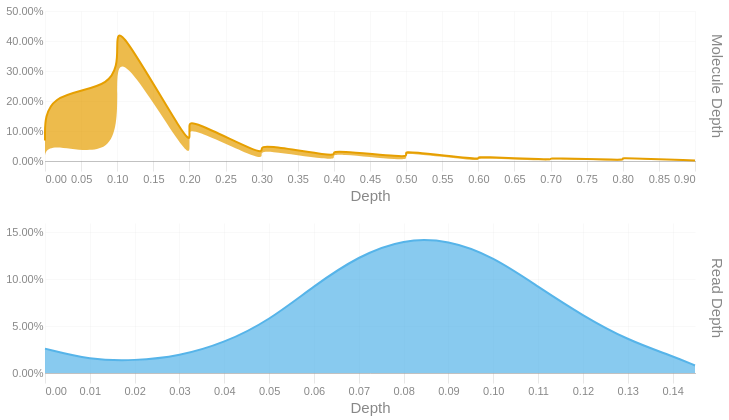

Notebook code cell kept with this figure:
### Code cell
readdep = depth_hist(tb['Read Depth'], q99, 3)
readdep = readdep.with_columns(pl.lit('Read Depth').alias('Metric'))
if not SKIPLR:
    moldep = depth_hist(tb['Molecule Depth'], mol_q99, 1)
    moldep = moldep.with_columns(pl.lit('Molecule Depth').alias('Metric'))
    _hist = pl.concat([readdep, moldep])
    _hist = _hist.filter(pl.col('Proportion') != 0)
    with SafeRender(_hist):
        (
            alt.Chart(_hist)        
            .mark_area(interpolate = "basis")
            .encode(
                x=alt.X('Bin:Q').scale(domainMin=0).axis(alt.Axis(title='Depth')),
                y = alt.Y('Proportion:Q', title = None).axis(format = '.2%'),
                color = alt.Color('Metric:N').legend(None),
                row = alt.Row("Metric:N").header(title = None, labelOrient = 'right'),
                tooltip = [
                    alt.Tooltip("Metric:N", title = "Metric"),
                    alt.Tooltip('Interval:N', title = "Depth Interval"),
                    alt.Tooltip('Proportion:Q', title = "% Alignments").format('.2%')
                ]
            )
            .resolve_scale(x='independent', y='independent')
            .properties(
                height = 150, width = 650,
                usermeta={'embedOptions': {'downloadFileName': f'{samplename}.depth.hist'}}
            )
        ).display()
else:
    readdep = readdep.filter(pl.col('Proportion') != 0)
    with SafeRender(readdep):
        (
            alt.Chart(readdep)        
            .mark_area(interpolate = "basis")
            .encode(
                x=alt.X('Bin:Q').scale(domainMin=0).axis(alt.Axis(title='Depth')),
                y = alt.Y('Proportion:Q', title = None).axis(format = '.2%'),
                tooltip = [
                    alt.Tooltip('Interval:N', title = "Depth Interval"),
                    alt.Tooltip('Proportion:Q', title = "% Alignments").format('.2%')
                ]
            )
            .properties(
                usermeta={'embedOptions': {'downloadFileName': f'{samplename}.depth.hist'}}
            )
        ).display()

### Figure 1 — Vega-Lite specification as saved in the notebook (floating-point values rounded to 4 significant figures)
{"width": 650, "height": 150, "config": {"title": {"anchor": "start", "dy": -15, "fontSize": 18, "color": "#888888", "subtitleColor": "#888888", "subtitleFontSize": 14}, "arc": {"fill": "#0072B2"}, "axis": {"domainColor": "#888888", "domainWidth": 0.5, "gridWidth": 0.2, "grid": false, "titleFontWeight": 400, "titleFontSize": 15, "labelFontSize": 11, "labelColor": "#888888", "tickColor": "#888888", "tickWidth": 0.2, "titleColor": "#888888"}, "axisBand": {"grid": false}, "axisX": {"grid": true, "tickSize": 10, "domainCap": "round"}, "axisY": {"domain": false, "grid": true, "tickSize": 0, "domainCap": "round"}, "background": "transparent", "header": {"labelFontSize": 15, "labelColor": "#888888", "titleFontSize": 15, "titleFontWeight": 600, "titleColor": "#888888"}, "legend": {"labelFont": "sans-serif", "labelFontSize": 12, "labelColor": "#888888", "symbolSize": 100, "symbolType": "circle", "titleFontSize": 12, "titlePadding": 10, "titleColor": "#888888", "title": null}, "range": {"category": ["#E69F00", "#56B4E9", "#009E73", "#F0E442", "#0072B2", "#D55E00", "#CC79A7", "#000000"], "diverging": ["#cfe8f3", "#a2d4ec", "#73bfe2", "#46abdb", "#1696d2", "#12719e"]}, "area": {"fill": "#0072B2", "fillOpacity": 0.7, "line": true, "strokeOpacity": 0.7}, "line": {"color": "#0072B2", "stroke": "#0072B2", "strokeWidth": 2}, "trail": {"color": "#0072B2", "stroke": "#0072B2", "strokeWidth": 0, "size": 1}, "point": {"filled": true, "fillOpacity": 1.0, "size": 95}, "text": {"color": "#888888", "fontSize": 11, "align": "right", "fontWeight": 400, "size": 11}, "bar": {"fill": "#0072B2", "stroke": null}, "view": {"stroke": null, "continuousWidth": 660, "continuousHeight": 400}}, "data": {"name": "data-8ba7da854f9df299cdd4622f274c9035"}, "mark": {"type": "area", "interpolate": "basis"}, "encoding": {"color": {"field": "Metric", "legend": null, "type": "nominal"}, "row": {"field": "Metric", "header": {"title": null, "labelOrient": "right"}, "type": "nominal"}, "tooltip": [{"field": "Metric", "title": "Metric", "type": "nominal"}, {"field": "Interval", "title": "Depth Interval", "type": "nominal"}, {"field": "Proportion", "format": ".2%", "title": "% Alignments", "type": "quantitative"}], "x": {"axis": {"title": "Depth"}, "field": "Bin", "scale": {"domainMin": 0}, "type": "quantitative"}, "y": {"axis": {"format": ".2%"}, "field": "Proportion", "title": null, "type": "quantitative"}}, "resolve": {"scale": {"x": "independent", "y": "independent"}}, "usermeta": {"embedOptions": {"downloadFileName": "S1_Tusket_022.depth.hist"}}, "$schema": "https://vega.github.io/schema/vega-lite/v6.1.0.json", "datasets": {"data-8ba7da854f9df299cdd4622f274c9035": [{"Bin": 0.0, "Interval": "0.0-0.005", "Proportion": 0.026, "Metric": "Read Depth"}, {"Bin": 0.01, "Interval": "0.01-0.015", "Proportion": 0.014, "Metric": "Read Depth"}, {"Bin": 0.02, "Interval": "0.02-0.025", "Proportion": 0.013, "Metric": "Read Depth"}, {"Bin": 0.03, "Interval": "0.03-0.035", "Proportion": 0.018, "Metric": "Read Depth"}, {"Bin": 0.04, "Interval": "0.04-0.045", "Proportion": 0.032, "Metric": "Read Depth"}, {"Bin": 0.05, "Interval": "0.05-0.055", "Proportion": 0.056, "Metric": "Read Depth"}, {"Bin": 0.06, "Interval": "0.06-0.065", "Proportion": 0.093, "Metric": "Read Depth"}, {"Bin": 0.07, "Interval": "0.07-0.075", "Proportion": 0.125, "Metric": "Read Depth"}, {"Bin": 0.08, "Interval": "0.08-0.085", "Proportion": 0.143, "Metric": "Read Depth"}, {"Bin": 0.09, "Interval": "0.09-0.095", "Proportion": 0.142, "Metric": "Read Depth"}, {"Bin": 0.1, "Interval": "0.1-0.105", "Proportion": 0.124, "Metric": "Read Depth"}, {"Bin": 0.11, "Interval": "0.11-0.115", "Proportion": 0.092, "Metric": "Read Depth"}, {"Bin": 0.12, "Interval": "0.12-0.125", "Proportion": 0.061, "Metric": "Read Depth"}, {"Bin": 0.13, "Interval": "0.13-0.135", "Proportion": 0.035, "Metric": "Read Depth"}, {"Bin": 0.14, "Interval": "0.14-0.145", "Proportion": 0.018, "Metric": "Read Depth"}, {"Bin": 0.145, "Interval": "0.145-0.15", "Proportion": 0.008, "Metric": "Read Depth"}, {"Bin": 0.0, "Interval": "0.0-0.0", "Proportion": 0.068, "Metric": "Molecule Depth"}, {"Bin": 0.0, "Interval": "0.0-0.1", "Proportion": 0.16, "Metric": "Molecule Depth"}, {"Bin": 0.1, "Interval": "0.1-0.1", "Proportion": 0.241, "Metric": "Molecule Depth"}, {"Bin": 0.1, "Interval": "0.1-0.1", "Proportion": 0.15, "Metric": "Molecule Depth"}, {"Bin": 0.1, "Interval": "0.1-0.2", "Proportion": 0.076, "Metric": "Molecule Depth"}, {"Bin": 0.2, "Interval": "0.2-0.2", "Proportion": 0.049, "Metric": "Molecule Depth"}, {"Bin": 0.2, "Interval": "0.2-0.2", "Proportion": 0.039, "Metric": "Molecule Depth"}, {"Bin": 0.2, "Interval": "0.2-0.2", "Proportion": 0.028, "Metric": "Molecule Depth"}, {"Bin": 0.2, "Interval": "0.2-0.3", "Proportion": 0.025, "Metric": "Molecule Depth"}, {"Bin": 0.3, "Interval": "0.3-0.3", "Proportion": 0.021, "Metric": "Molecule Depth"}, {"Bin": 0.3, "Interval": "0.3-0.3", "Proportion": 0.018, "Metric": "Molecule Depth"}, {"Bin": 0.3, "Interval": "0.3-0.4", "Proportion": 0.017, "Metric": "Molecule Depth"}, {"Bin": 0.4, "Interval": "0.4-0.4", "Proportion": 0.015, "Metric": "Molecule Depth"}, {"Bin": 0.4, "Interval": "0.4-0.4", "Proportion": 0.011, "Metric": "Molecule Depth"}, {"Bin": 0.4, "Interval": "0.4-0.5", "Proportion": 0.01, "Metric": "Molecule Depth"}, {"Bin": 0.5, "Interval": "0.5-0.5", "Proportion": 0.012, "Metric": "Molecule Depth"}, {"Bin": 0.5, "Interval": "0.5-0.5", "Proportion": 0.008, "Metric": "Molecule Depth"}, {"Bin": 0.5, "Interval": "0.5-0.5", "Proportion": 0.007, "Metric": "Molecule Depth"}, {"Bin": 0.5, "Interval": "0.5-0.6", "Proportion": 0.006, "Metric": "Molecule Depth"}, {"Bin": 0.6, "Interval": "0.6-0.6", "Proportion": 0.005, "Metric": "Molecule Depth"}, {"Bin": 0.6, "Interval": "0.6-0.6", "Proportion": 0.005, "Metric": "Molecule Depth"}, {"Bin": 0.6, "Interval": "0.6-0.7", "Proportion": 0.005, "Metric": "Molecule Depth"}, {"Bin": 0.7, "Interval": "0.7-0.7", "Proportion": 0.004, "Metric": "Molecule Depth"}, {"Bin": 0.7, "Interval": "0.7-0.7", "Proportion": 0.003, "Metric": "Molecule Depth"}, {"Bin": 0.7, "Interval": "0.7-0.8", "Proportion": 0.003, "Metric": "Molecule Depth"}, {"Bin": 0.8, "Interval": "0.8-0.8", "Proportion": 0.003, "Metric": "Molecule Depth"}, {"Bin": 0.8, "Interval": "0.8-0.8", "Proportion": 0.003, "Metric": "Molecule Depth"}, {"Bin": 0.8, "Interval": "0.8-0.8", "Proportion": 0.002, "Metric": "Molecule Depth"}, {"Bin": 0.8, "Interval": "0.8-0.9", "Proportion": 0.002, "Metric": "Molecule Depth"}, {"Bin": 0.9, "Interval": "0.9-0.91", "Proportion": 0.002, "Metric": "Molecule Depth"}]}}
